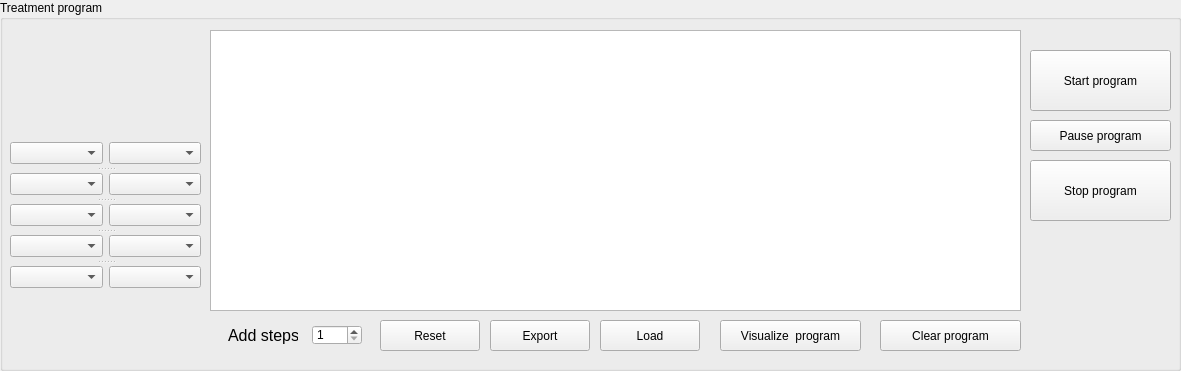
   <widget class="QGroupBox" name="groupBox_9">
    <property name="geometry">
     <rect>
      <x>660</x>
      <y>850</y>
      <width>1181</width>
      <height>371</height>
     </rect>
    </property>
    <property name="title">
     <string>Treatment program</string>
    </property>
    <widget class="QTableWidget" name="tableWidget_program">
     <property name="geometry">
      <rect>
       <x>210</x>
       <y>30</y>
       <width>811</width>
       <height>281</height>
      </rect>
     </property>
    </widget>
    <widget class="QPushButton" name="pushButton_reset">
     <property name="geometry">
      <rect>
       <x>380</x>
       <y>320</y>
       <width>100</width>
       <height>31</height>
      </rect>
     </property>
     <property name="text">
      <string>Reset</string>
     </property>
    </widget>
    <widget class="QPushButton" name="push_clear_program">
     <property name="geometry">
      <rect>
       <x>880</x>
       <y>320</y>
       <width>141</width>
       <height>31</height>
      </rect>
     </property>
     <property name="text">
      <string>Clear program</string>
     </property>
    </widget>
    <widget class="QWidget" name="horizontalLayoutWidget_4">
     <property name="geometry">
      <rect>
       <x>220</x>
       <y>320</y>
       <width>151</width>
       <height>31</height>
      </rect>
     </property>
     <layout class="QHBoxLayout" name="horizontalLayout_4">
      <item>
       <widget class="QLabel" name="label_22">
        <property name="maximumSize">
         <size>
          <width>70</width>
          <height>20</height>
         </size>
        </property>
        <property name="font">
         <font>
          <pointsize>12</pointsize>
         </font>
        </property>
        <property name="text">
         <string>Add steps</string>
        </property>
       </widget>
      </item>
      <item>
       <widget class="QSpinBox" name="spinBox_steps">
        <property name="maximumSize">
         <size>
          <width>50</width>
          <height>20</height>
         </size>
        </property>
        <property name="minimum">
         <number>1</number>
        </property>
       </widget>
      </item>
     </layout>
    </widget>
    <widget class="QPushButton" name="pushButton_visualize_program">
     <property name="geometry">
      <rect>
       <x>720</x>
       <y>320</y>
       <width>141</width>
       <height>31</height>
      </rect>
     </property>
     <property name="text">
      <string>Visualize  program</string>
     </property>
    </widget>
    <widget class="QPushButton" name="pushButton_export">
     <property name="geometry">
      <rect>
       <x>490</x>
       <y>320</y>
       <width>100</width>
       <height>31</height>
      </rect>
     </property>
     <property name="text">
      <string>Export</string>
     </property>
    </widget>
    <widget class="QPushButton" name="pushButton_load">
     <property name="geometry">
      <rect>
       <x>600</x>
       <y>320</y>
       <width>100</width>
       <height>31</height>
      </rect>
     </property>
     <property name="text">
      <string>Load</string>
     </property>
    </widget>
    <widget class="QPushButton" name="push_stop_program">
     <property name="geometry">
      <rect>
       <x>1030</x>
       <y>160</y>
       <width>141</width>
       <height>61</height>
      </rect>
     </property>
     <property name="text">
      <string>Stop program</string>
     </property>
    </widget>
    <widget class="QPushButton" name="push_pause_program">
     <property name="geometry">
      <rect>
       <x>1030</x>
       <y>120</y>
       <width>141</width>
       <height>31</height>
      </rect>
     </property>
     <property name="text">
      <string>Pause program</string>
     </property>
     <property name="checkable">
      <bool>true</bool>
     </property>
    </widget>
    <widget class="QPushButton" name="push_start_program">
     <property name="geometry">
      <rect>
       <x>1030</x>
       <y>50</y>
       <width>141</width>
       <height>61</height>
      </rect>
     </property>
     <property name="text">
      <string>Start program</string>
     </property>
    </widget>
    <widget class="QSplitter" name="splitter">
     <property name="geometry">
      <rect>
       <x>10</x>
       <y>140</y>
       <width>191</width>
       <height>151</height>
      </rect>
     </property>
     <property name="orientation">
      <enum>Qt::Vertical</enum>
     </property>
     <widget class="QWidget" name="horizontalLayoutWidget_5">
      <layout class="QHBoxLayout" name="horizontalLayout_5">
       <item>
        <widget class="QComboBox" name="comboBox_source_of_gas1">
         <property name="maximumSize">
          <size>
           <width>100</width>
           <height>16777215</height>
          </size>
         </property>
        </widget>
       </item>
       <item>
        <widget class="QComboBox" name="comboBox_gas1">
         <property name="maximumSize">
          <size>
           <width>100</width>
           <height>16777215</height>
          </size>
         </property>
        </widget>
       </item>
      </layout>
     </widget>
     <widget class="QWidget" name="horizontalLayoutWidget_6">
      <layout class="QHBoxLayout" name="horizontalLayout_6">
       <item>
        <widget class="QComboBox" name="comboBox_source_of_gas2">
         <property name="maximumSize">
          <size>
           <width>100</width>
           <height>16777215</height>
          </size>
         </property>
        </widget>
       </item>
       <item>
        <widget class="QComboBox" name="comboBox_gas2">
         <property name="maximumSize">
          <size>
           <width>100</width>
           <height>16777215</height>
          </size>
         </property>
        </widget>
       </item>
      </layout>
     </widget>
     <widget class="QWidget" name="horizontalLayoutWidget_7">
      <layout class="QHBoxLayout" name="horizontalLayout_7">
       <item>
        <widget class="QComboBox" name="comboBox_source_of_gas3">
         <property name="maximumSize">
          <size>
           <width>100</width>
           <height>16777215</height>
          </size>
         </property>
        </widget>
       </item>
       <item>
        <widget class="QComboBox" name="comboBox_gas3">
         <property name="maximumSize">
          <size>
           <width>100</width>
           <height>16777215</height>
          </size>
         </property>
        </widget>
       </item>
      </layout>
     </widget>
     <widget class="QWidget" name="horizontalLayoutWidget_8">
      <layout class="QHBoxLayout" name="horizontalLayout_8">
       <item>
        <widget class="QComboBox" name="comboBox_source_of_gas4">
         <property name="maximumSize">
          <size>
           <width>100</width>
           <height>16777215</height>
          </size>
         </property>
        </widget>
       </item>
       <item>
        <widget class="QComboBox" name="comboBox_gas4">
         <property name="maximumSize">
          <size>
           <width>100</width>
           <height>16777215</height>
          </size>
         </property>
        </widget>
       </item>
      </layout>
     </widget>
     <widget class="QWidget" name="horizontalLayoutWidget_9">
      <layout class="QHBoxLayout" name="horizontalLayout_9">
       <item>
        <widget class="QComboBox" name="comboBox_source_of_gas5">
         <property name="maximumSize">
          <size>
           <width>100</width>
           <height>16777215</height>
          </size>
         </property>
        </widget>
       </item>
       <item>
        <widget class="QComboBox" name="comboBox_gas5">
         <property name="maximumSize">
          <size>
           <width>100</width>
           <height>16777215</height>
          </size>
         </property>
        </widget>
       </item>
      </layout>
     </widget>
    </widget>
   </widget>
